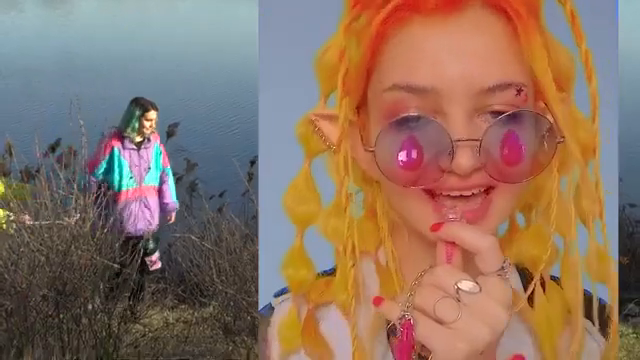
#> input picture frame 25 of Teme-PS/Tema 3/clip.mp4, 640 x 360 px
$ jupyter execute --allow-errors ps-tema-3.ipynb   (shell and % lines are left out)   (older library calls are emulated)
#> lines starting #> are read from the running program, lines starting #| are printed output that depends on the picture
# Pachete necesare pentru folosirea acestui Notebook

Vom folosi [scipy](https://scipy.org/), [numpy](https://numpy.org/) și [matplotlib](https://matplotlib.org/).

[cell 1]
import numpy as np
import matplotlib.pyplot as plt
from scipy import misc, ndimage
from scipy.fft import dctn, idctn

# Imaginea cu care lucrăm

Vom folosi o imagine din setul de date oferit implicit de către scipy.

#> (a cell that did not finish here is left out)

# Transformata DCT a unei imagini

Transformata DCT se extinde la mai multe dimensiuni similar cu transformata DFT. Pentru un semnal bidimensional, precum o imagine, DCT-II devine:

$$
Y_{m_1,m_2} = \sum_{n_1=0}^{N_1-1}
              \sum_{n_2=0}^{N_2-1}
              x_{n_1,n_2}
              \cos\left[\frac{\pi}{N_1}m_1
                \left(n_1 + \frac12\right)\right]
              \cos\left[\frac{\pi}{N_2}m_2\left(n_2 + \frac12\right)\right]
$$

* unde $n_1$ și $n_2$ sunt pozițile pixelilor pe orizontală, respectiv, pe verticală
* bin-urile rezultate corespund pozițiilor pixelilor
* spectrul este în continuare simetric și par
* proprietățile transformatei DCT-II sunt respectate și în cazul celei 2D

În Python avem rutina `scipy.fft.dct` pentru 1D și `scipy.fft.dctn` pentru generalizarea la semnale $n$-dimensionale. Dimensiunea este determinată automat după forma semnalului; tipul DCT poate fi specificat prin atributul `type` (implicit II).

#> (a cell that did not finish here is left out)

# Compactarea energiei. Compresie.

Putem profita de proprietatea compresiei energiei prin anularea frecvențelor DCT începând cu *bin*-ul `k` după care aplicăm transformata DCT inversă (similar cu tema anterioară):

[cell 4]
k = 120

#> (the rest of this cell did not finish here and is left out)

# JPEG

Algoritmul de compresie JPEG are patru etape:

1. transformarea imaginii din pixeli RGB în Y'CbCr
2. aplicarea 2D-DCT pe blocuri disincte de 8x8 pixeli din imagine
3. cuantizarea în frecvență cu $Q$ dat de standardul JPEG
4. opțional compresia rezultatului cu coduri Huffman

Unde matricea JPEG de cuantizare $Q$ este:
$$
Q =
\begin{bmatrix}
16 & 11 & 10 & 16 & 24 & 40 & 51 & 61 & \\
12 & 12 & 14 & 19 & 26 & 28 & 60 & 55 & \\
14 & 13 & 16 & 24 & 40 & 57 & 69 & 56 & \\
14 & 17 & 22 & 29 & 51 & 87 & 80 & 62 & \\
18 & 22 & 37 & 56 & 68 & 109 & 103 & 77 & \\
24 & 35 & 55 & 64 & 81 & 104 & 113 & 92 & \\
49 & 64 & 78 & 87 & 103 & 121 & 120 & 101\\
72 & 92 & 95 & 98 & 112 & 100 & 103 & 99\\
\end{bmatrix}
$$

Imaginea noastră de test este monocromă, deci nu necesită pasul 1, dar putem efectua o operație de *down-sampling* în preprocesare precum am prezentat la curs.

[cell 5]
Q_down = 10

#> (the rest of this cell did not finish here and is left out)

Pentru fiecare bloc de $8\times 8$ aplică DCT și cuantizare.

[cell 6]
Q_jpeg = [[16, 11, 10, 16, 24, 40, 51, 61],
          [12, 12, 14, 19, 26, 28, 60, 55],
          [14, 13, 16, 24, 40, 57, 69, 56],
          [14, 17, 22, 29, 51, 87, 80, 62],
          [18, 22, 37, 56, 68, 109, 103, 77],
          [24, 35, 55, 64, 81, 104, 113, 92],
          [49, 64, 78, 87, 103, 121, 120, 101],
          [72, 92, 95, 98, 112, 100, 103, 99]]

# Encoding
#> (the rest of this cell did not finish here and is left out)

# Sarcini

1. [6p] Completați algoritmul JPEG incluzând toate blocurile din imagine.

2. [4p] Extindeți la imagini color (incluzând transformarea din RGB în Y'CbCr). Exemplificați pe `scipy.misc.face` folosită în tema anterioară.

3. [6p] Extindeți algoritmul pentru compresia imaginii până la un prag MSE impus de utilizator.

4. [4p] Extindeți algoritmul pentru compresie video. Demonstrați pe un clip scurt din care luați fiecare cadru și îl tratați ca pe o imagine.

### Problema 1
Completați algoritmul JPEG incluzând toate blocurile din imagine.

[cell 7]
import numpy as np
import matplotlib.pyplot as plt
from scipy import misc, ndimage
from scipy.fft import dctn, idctn

[cell 8]
Q_jpeg = [[16, 11, 10, 16, 24, 40, 51, 61],
          [12, 12, 14, 19, 26, 28, 60, 55],
          [14, 13, 16, 24, 40, 57, 69, 56],
          [14, 17, 22, 29, 51, 87, 80, 62],
          [18, 22, 37, 56, 68, 109, 103, 77],
          [24, 35, 55, 64, 81, 104, 113, 92],
          [49, 64, 78, 87, 103, 121, 120, 101],
          [72, 92, 95, 98, 112, 100, 103, 99]]

def mini_matrices(a):
    a_flat = a.flatten()
    length = len(a_flat)

    new_matrices = []

    for i in range(0, length, 64):
        try:
            new_matrices.append(a_flat[i:i+64].reshape((8,8)))
        except:
            break
    remaining = a_flat[-(length%64):]

    return new_matrices, remaining

def JPEG(X_jpeg):
    width = X_jpeg.shape[0]
    height = X_jpeg.shape[1]
    x,remaining = mini_matrices(X_jpeg)  # breaking up the original image in multiple 8x8 and storing them in x
    y = []  # storing all 8x8 from x after we apply DCT transform
    y_jpeg = []  # encoded 8x8
    x_jpeg = []  # decoded 8x8
    y_nnz = []  # all of 8x8s frequencies before dither
    y_jpeg_nnz = []  # all of 8x8s frequencies after dither
    for i in range(len(x)):
        y.append(dctn(x[i]))
        y_nnz.append(np.count_nonzero(y[i]))  # componente frecventa inainte de cuantizare
        # Encoding
        y_jpeg.append(Q_jpeg*np.round(y[i])/Q_jpeg)
        y_jpeg_nnz.append(np.count_nonzero(y_jpeg[i]))  # componente frecventa dupa cuantizare
        # Decoding
        x_jpeg.append(idctn(y_jpeg[i]))
    k = 0
    photo_jpeg = np.zeros((width, height))
    for block in x_jpeg:
        for line in block:
            for x in line:
                photo_jpeg[k // height][k % height] = x
                k += 1
    return photo_jpeg


#> (the rest of this cell did not finish here and is left out)

### Problema 2
Extindeți la imagini color (incluzând transformarea din RGB în Y'CbCr). Exemplificați pe `scipy.misc.face` folosită în tema anterioară.

[cell 9]
def JPEG_Color(X_jpeg):
    X_ycbcr = rgb2ycbcr(X_jpeg)
    Cr = JPEG(X_ycbcr[:,:,0])
    Cb = JPEG(X_ycbcr[:,:,1])
    y = JPEG(X_ycbcr[:,:,2])
    image = np.array([Cr, Cb, y])
    image = np.uint8(image.transpose(1, 2, 0))
    return ycbcr2rgb(image)

def rgb2ycbcr(im):
    cbcr = np.empty_like(im)
    r = im[:,:,0]
    g = im[:,:,1]
    b = im[:,:,2]
    # Y
    cbcr[:,:,0] = .299 * r + .587 * g + .114 * b
    # Cb
    cbcr[:,:,1] = 128 - .169 * r - .331 * g + .5 * b
    # Cr
    cbcr[:,:,2] = 128 + .5 * r - .419 * g - .081 * b
    return np.uint8(cbcr)

def ycbcr2rgb(im):
    xform = np.array([[1, 0, 1.402], [1, -0.34414, -.71414], [1, 1.772, 0]])
    rgb = im.astype(float)
    rgb[:,:,[1,2]] -= 128
    rgb = rgb.dot(xform.T)
    np.putmask(rgb, rgb > 255, 255)
    np.putmask(rgb, rgb < 0, 0)
    return np.uint8(rgb)

#> (the rest of this cell did not finish here and is left out)

### Problema 3
Extindeți algoritmul pentru compresia imaginii până la un prag MSE impus de utilizator.

#> (a cell that did not finish here is left out)

### Problema 4

Extindeți algoritmul pentru compresie video. Demonstrați pe un clip scurt din care luați fiecare cadru și îl tratați ca pe o imagine.

[cell 11]
import cv2
import os
vidcap = cv2.VideoCapture('clip.mp4')
success,image = vidcap.read()
#> image is the input picture: shape (360, 640, 3); mean B, G, R 98.8, 114.8, 141.6
frames = []
count = 0

while success:
      print(f"Success: {count}")
      count += 1
      image = JPEG_Color(image)
#> in rgb2ycbcr, `r = im[:,:,0]`:
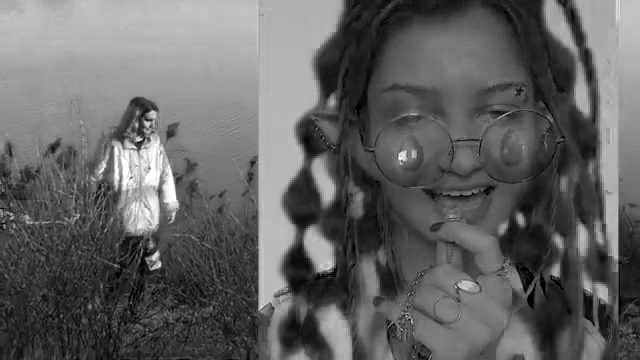
#> r: shape (360, 640); min 0, max 255, mean 98.8
#> in rgb2ycbcr, `b = im[:,:,2]`:
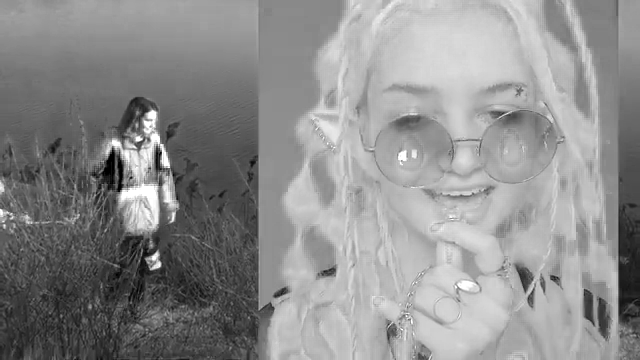
#> b: shape (360, 640); min 0, max 255, mean 141.6
#> in rgb2ycbcr, `cbcr[:,:,0] = .299 * r + .587 * g + .114 * b`:
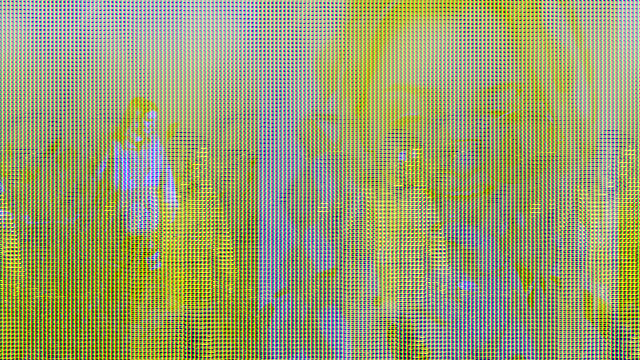
#> cbcr: shape (360, 640, 3); mean of channels 0, 1, 2 112.6, 157.7, 157.7; drawn as B, G, R
#> in rgb2ycbcr, `cbcr[:,:,1] = 128 - .169 * r - .331 * g + .5 * b`:
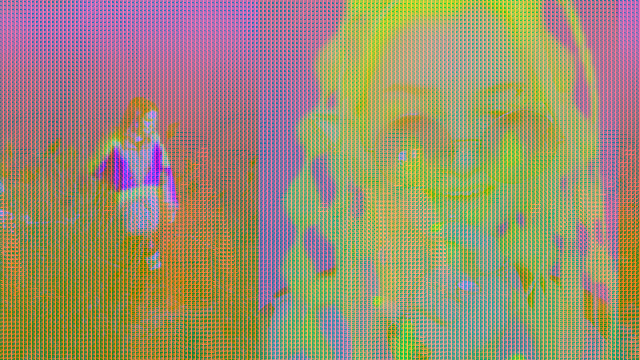
#> cbcr: shape (360, 640, 3); mean of channels 0, 1, 2 112.6, 143.6, 157.7; drawn as B, G, R
#> in rgb2ycbcr, `cbcr[:,:,2] = 128 + .5 * r - .419 * g - .081 * b`:
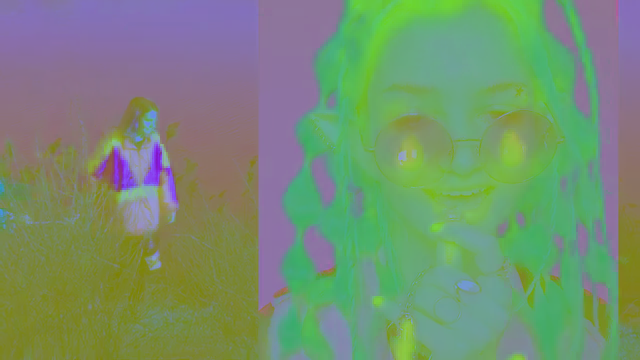
#> cbcr: shape (360, 640, 3); mean of channels 0, 1, 2 112.6, 143.6, 117.3; drawn as B, G, R
#> in mini_matrices, `length = len(a_flat)`: length = 230400
#> after the loop in mini_matrices, `for i in range(0, length, 64):`: new_matrices = 3600 items
#> in JPEG, `x,remaining = mini_matrices(X_jpeg)`:
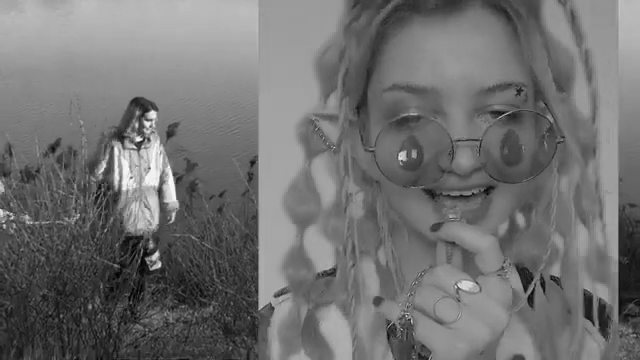
#> X_jpeg: shape (360, 640); min 0, max 254, mean 112.6
#> after the loop in JPEG, `for i in range(len(x)):`: y_jpeg_nnz = 3600 values, max 64 at index 4, min 46 at index 53, mean 63.19; y_nnz = 3600 values, max 64 at index 0, min 48 at index 53, mean 63.9
#> in JPEG, `photo_jpeg = np.zeros((width, height))`: photo_jpeg: shape (360, 640) float64; every value is 0
#> after the loop in JPEG, `for block in x_jpeg:`: k = 230400
#> in JPEG (call 2), `x,remaining = mini_matrices(X_jpeg)`:
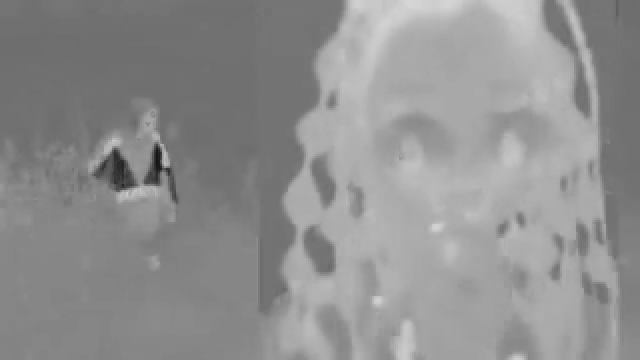
#> X_jpeg: shape (360, 640); min 21, max 214, mean 143.6
#> after the loop in JPEG (call 2), `for i in range(len(x)):`: y_jpeg_nnz = 3600 values, max 64 at index 127, min 1 at index 162, mean 52.42; y_nnz = 3600 values, max 64 at index 1, min 1 at index 162, mean 55.14
#> after the loop in JPEG (call 2), `for block in x_jpeg:`: k = 230400
#> in JPEG (call 3), `x,remaining = mini_matrices(X_jpeg)`:
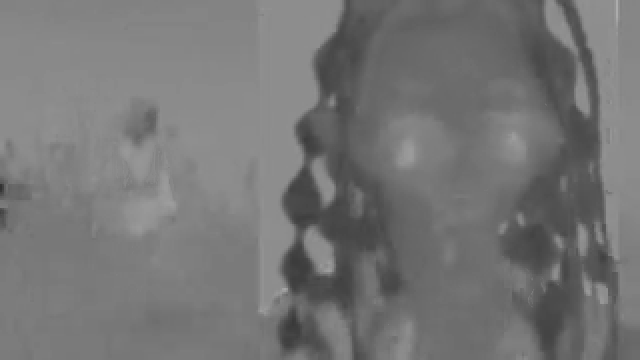
#> X_jpeg: shape (360, 640); min 49, max 172, mean 117.3
#> after the loop in JPEG (call 3), `for i in range(len(x)):`: y_jpeg_nnz = 3600 values, max 64 at index 1038, min 1 at index 63, mean 52.32; y_nnz = 3600 values, max 64 at index 127, min 1 at index 63, mean 55.02
#> after the loop in JPEG (call 3), `for block in x_jpeg:`: k = 230400
#> in ycbcr2rgb, `xform = np.array([[1, 0, 1.402], [1, -0.34414, -.71414], [1, 1.772, 0]])`: xform = [[1, 0, 1.4], [1, -0.344, -0.714], [1, 1.77, 0]]
#> in ycbcr2rgb, `rgb[:,:,[1,2]] -= 128`:
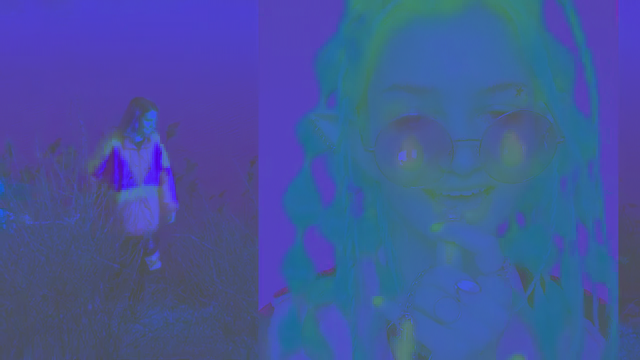
#> rgb: shape (360, 640, 3) float64; mean of channels 0, 1, 2 112.1, 15.1, -11.2; drawn with min black and max white
#> in ycbcr2rgb, `np.putmask(rgb, rgb > 255, 255)`: rgb: shape (360, 640, 3) float64; mean of channels 0, 1, 2 96.4, 114.8, 138.9
#> in ycbcr2rgb, `np.putmask(rgb, rgb < 0, 0)`: rgb: shape (360, 640, 3) float64; mean of channels 0, 1, 2 96.5, 114.8, 138.9
      frames.append(image)
      success,image = vidcap.read()
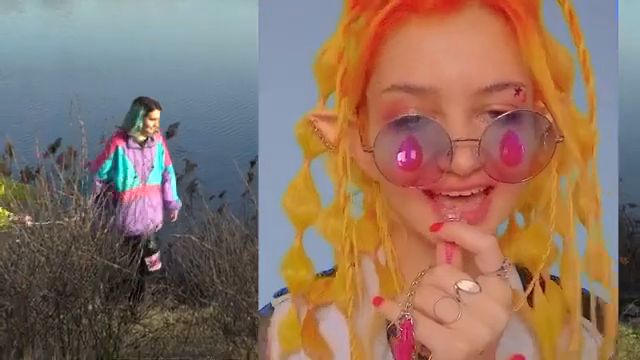
#> input picture frame 26 of Teme-PS/Tema 3/clip.mp4, 640 x 360 px
#> image is the input picture: shape (360, 640, 3); mean B, G, R 99, 114.9, 141.8
      if not success:
            break
      height, width, layers = image.shape
#> height = 360; width = 640; layers = 3
      size = (width,height)
#> size = (640, 360)


fourcc = cv2.VideoWriter_fourcc(*'mp4v')
compressed = cv2.VideoWriter('compressed.mp4',fourcc, 23.98, size)
for x in frames:
      img = JPEG_Color(x)
      cv2.imshow('Frame', img)
      compressed.write(img)

compressed.release()
vidcap.release()


file_size = os.path.getsize('compressed.mp4')
print("Compressed File Size is :", file_size, "bytes")

$ run again, starting later in the video
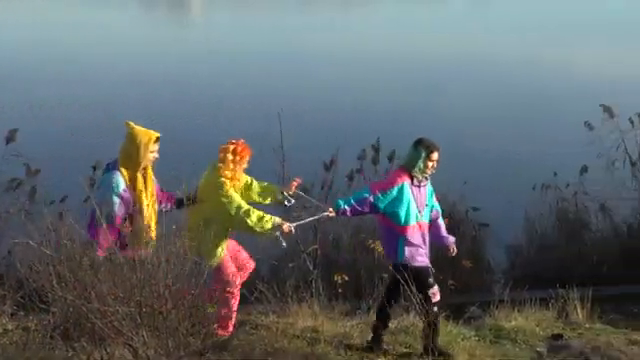
#> input picture frame 112 of Teme-PS/Tema 3/clip.mp4, 640 x 360 px
#> image is the input picture: shape (360, 640, 3); mean B, G, R 107.5, 105, 97.9
#> length = 230400
#> after the loop in mini_matrices, `for i in range(0, length, 64):`: new_matrices = 3600 items
#> after the loop in JPEG, `for i in range(len(x)):`: y_jpeg_nnz = 3600 values, max 64 at index 2, min 1 at index 8, mean 61.25; y_nnz = 3600 values, max 64 at index 2, min 1 at index 8, mean 62.78
#> after the loop in JPEG, `for block in x_jpeg:`: k = 230400
#> in JPEG (call 3), `x,remaining = mini_matrices(X_jpeg)`:
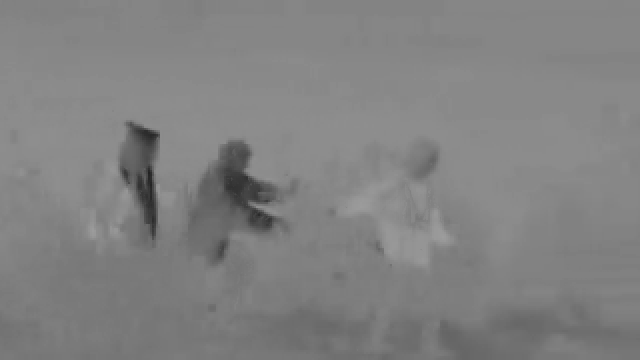
#> X_jpeg: shape (360, 640); min 34, max 157, mean 129.4
#> after the loop in JPEG (call 3), `for i in range(len(x)):`: y_jpeg_nnz = 3600 values, max 64 at index 1262, min 1 at index 5, mean 47.64; y_nnz = 3600 values, max 64 at index 1262, min 1 at index 5, mean 50.49
#> after the loop in JPEG (call 3), `for block in x_jpeg:`: k = 230400
#> xform = [[1, 0, 1.4], [1, -0.344, -0.714], [1, 1.77, 0]]
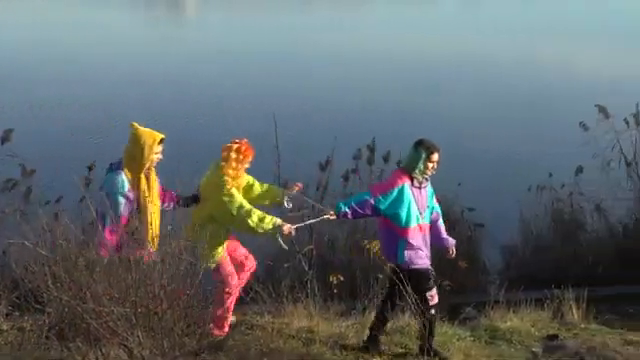
#> input picture frame 113 of Teme-PS/Tema 3/clip.mp4, 640 x 360 px
#> image is the input picture: shape (360, 640, 3); mean B, G, R 107.6, 105, 97.9

$ run again, starting later in the video
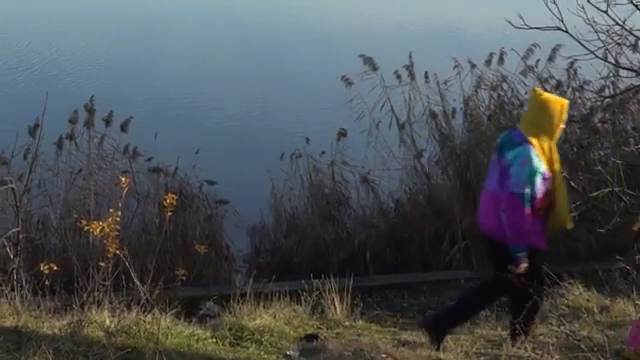
#> input picture frame 200 of Teme-PS/Tema 3/clip.mp4, 640 x 360 px
#> image is the input picture: shape (360, 640, 3); mean B, G, R 85.8, 82.2, 76.9
#> length = 230400
#> after the loop in mini_matrices, `for i in range(0, length, 64):`: new_matrices = 3600 items
#> after the loop in JPEG, `for i in range(len(x)):`: y_jpeg_nnz = 3600 values, max 64 at index 8, min 1 at index 132, mean 62.69; y_nnz = 3600 values, max 64 at index 0, min 1 at index 132, mean 63.6
#> after the loop in JPEG, `for block in x_jpeg:`: k = 230400
#> xform = [[1, 0, 1.4], [1, -0.344, -0.714], [1, 1.77, 0]]
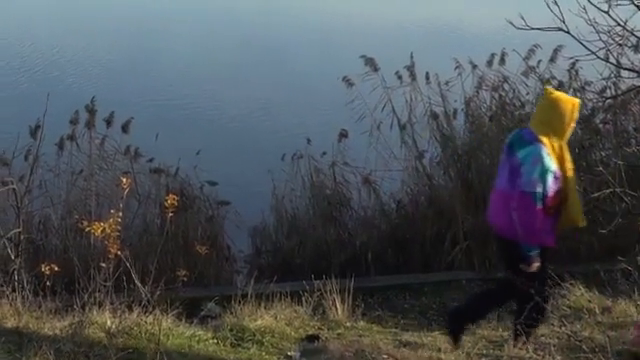
#> input picture frame 201 of Teme-PS/Tema 3/clip.mp4, 640 x 360 px
#> image is the input picture: shape (360, 640, 3); mean B, G, R 86.5, 82.7, 77.4
